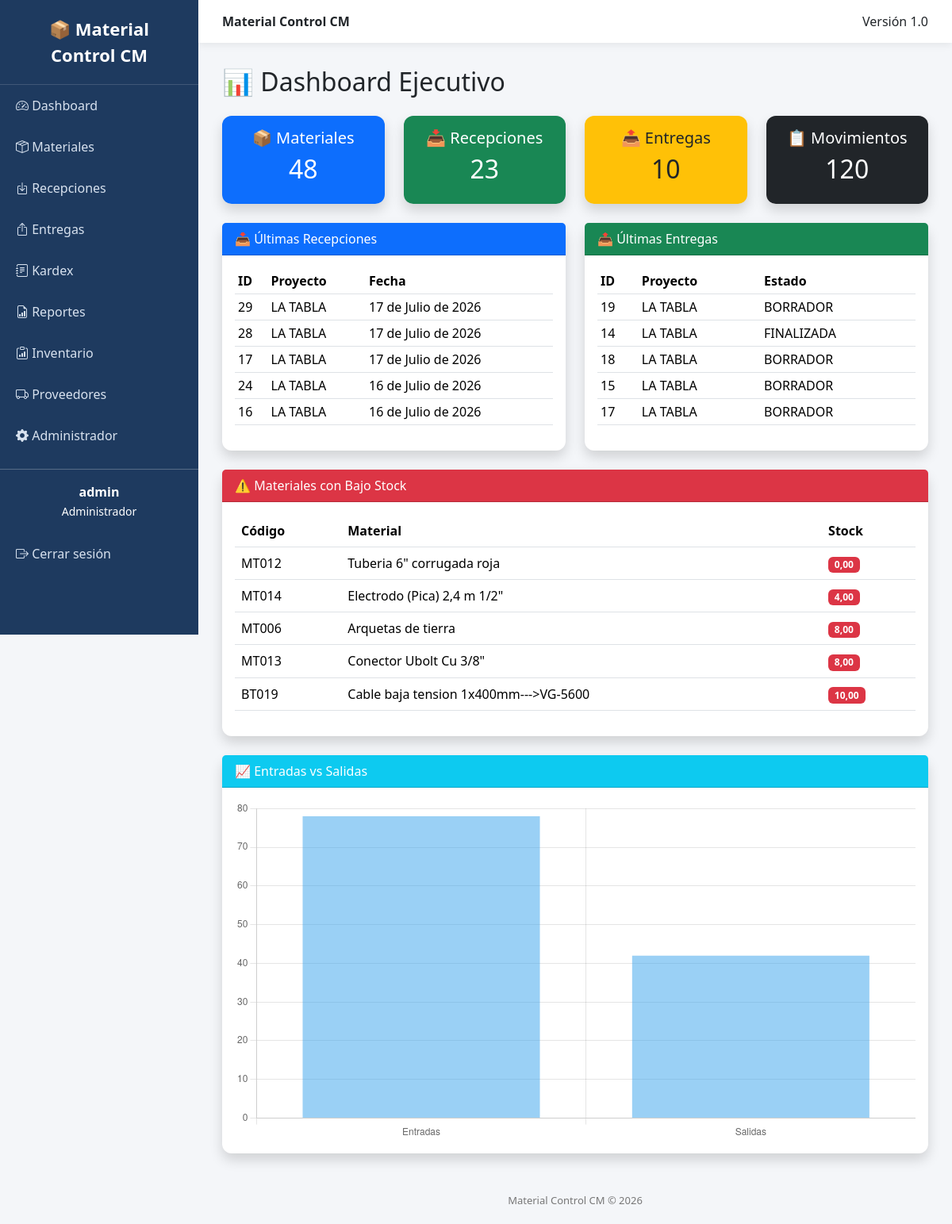
The app's page / (signed in) with its own data.
### inventory/models.py (models this page shows, shortened)
class Receipt(models.Model):
    proyecto = models.ForeignKey(
        Project,
        on_delete=models.CASCADE
    )
    proveedor = models.CharField(
        max_length=200
    )
    numero_remision = models.CharField(
        max_length=100
    )
    fecha = models.DateField()
    class Meta:
        ordering = ["-fecha", "-id"]
        verbose_name = "Recepción"
        verbose_name_plural = "Recepciones"

### projects/models.py (models this page shows)
class Project(models.Model):
    nombre = models.CharField(max_length=150)
    cliente = models.CharField(max_length=150)
    ubicacion = models.CharField(max_length=200)
    fecha_inicio = models.DateField()
    fecha_fin = models.DateField(null=True, blank=True)
    activo = models.BooleanField(default=True)
    def __str__(self):
        return self.nombre

### movements/models.py (models this page shows, shortened)
class Delivery(models.Model):
    ESTADOS = (
        ("BORRADOR", "Borrador"),
        ("FINALIZADA", "Finalizada"),
        ("ANULADA", "Anulada"),
    )
    proyecto = models.ForeignKey(
        Project,
        on_delete=models.CASCADE
    )
    responsable = models.CharField(
        max_length=150
    )
    fecha = models.DateField()
    observacion = models.TextField(
        blank=True
    )
    estado = models.CharField(
        max_length=20,
        choices=ESTADOS,
        default="BORRADOR"
    )
    class Meta:
        ordering = ["-fecha", "-id"]
        verbose_name = "Entrega"
        verbose_name_plural = "Entregas"

### materials/models.py (models this page shows, shortened)
class Material(models.Model):
    codigo = models.CharField(max_length=30, unique=True)
    nombre = models.CharField(max_length=200)
    unidad = models.CharField(max_length=20)
    stock = models.DecimalField(max_digits=12, decimal_places=2, default=0)
    activo = models.BooleanField(default=True)

### dashboard/views.py (the view)
# urls.py: path("", views.home, name="home"),
@login_required
def home(request):
    total_materiales = Material.objects.filter(
        activo=True
    ).count()
    total_recepciones = Receipt.objects.count()
    total_entregas = Delivery.objects.count()
    total_movimientos = InventoryMovement.objects.count()
    stock_bajo = Material.objects.filter(
        activo=True,
        stock__lte=10
    ).count()
    movimientos_recientes = InventoryMovement.objects.order_by(
        "-fecha"
    )[:5]
    ultimas_entregas = Delivery.objects.order_by(
        "-fecha",
        "-id"
    )[:5]
    ultimas_recepciones = Receipt.objects.order_by(
        "-fecha",
        "-id"
    )[:5]
    materiales_stock_bajo = Material.objects.filter(
        activo=True,
        stock__lte=10
    ).order_by("stock")[:5]
    tipos_movimiento = InventoryMovement.objects.values(
        "tipo"
    ).annotate(
        total=Count("id")
    )
    entradas = 0
    salidas = 0
    for item in tipos_movimiento:
        if item["tipo"] == "ENTRADA":
            entradas = item["total"]
        elif item["tipo"] == "SALIDA":
            salidas = item["total"]
    context = {
        "total_materiales": total_materiales,
        "total_recepciones": total_recepciones,
        "total_entregas": total_entregas,
        "total_movimientos": total_movimientos,
        "stock_bajo": stock_bajo,
        "movimientos_recientes": movimientos_recientes,
        "ultimas_entregas": ultimas_entregas,
        "ultimas_recepciones": ultimas_recepciones,
        "materiales_stock_bajo": materiales_stock_bajo,
        "entradas": entradas,
        "salidas": salidas,
    }
    return render(
        request,
        "dashboard.html",
        context
    )

### templates/dashboard.html (shortened to what this page needs)
{% extends "base.html" %}
{% block content %}
<h2 class="mb-4">
    📊 Dashboard Ejecutivo
</h2>
<div class="row mb-4">
    <div class="col-md-3">
        <div class="card bg-primary text-white shadow">
            <div class="card-body text-center">
                <h5>📦 Materiales</h5>
                <h2>{{ total_materiales }}</h2>
            </div>
        </div>
    </div>
    <div class="col-md-3">
        <div class="card bg-success text-white shadow">
            <div class="card-body text-center">
                <h5>📥 Recepciones</h5>
                <h2>{{ total_recepciones }}</h2>
            </div>
        </div>
    </div>
    <div class="col-md-3">
        <div class="card bg-warning text-dark shadow">
            <div class="card-body text-center">
                <h5>📤 Entregas</h5>
                <h2>{{ total_entregas }}</h2>
            </div>
        </div>
    </div>
    <div class="col-md-3">
        <div class="card bg-dark text-white shadow">
            <div class="card-body text-center">
                <h5>📋 Movimientos</h5>
                <h2>{{ total_movimientos }}</h2>
            </div>
        </div>
    </div>
</div>
<div class="row">
    <div class="col-md-6">
        <div class="card shadow mb-4">
            <div class="card-header bg-primary text-white">
                📥 Últimas Recepciones
            </div>
            <div class="card-body">
                <table class="table table-sm">
                    <thead>
                        <tr>
                            <th>ID</th>
                            <th>Proyecto</th>
                            <th>Fecha</th>
                        </tr>
                    </thead>
                    <tbody>
                    {% for r in ultimas_recepciones %}
                        <tr>
                            <td>{{ r.id }}</td>
                            <td>{{ r.proyecto }}</td>
                            <td>{{ r.fecha }}</td>
                        </tr>
                    {% empty %}
                        <tr>
                            <td colspan="3">
                                Sin registros.
                            </td>
                        </tr>
                    {% endfor %}
                    </tbody>
                </table>
            </div>
        </div>
    </div>
    <div class="col-md-6">
        <div class="card shadow mb-4">
            <div class="card-header bg-success text-white">
                📤 Últimas Entregas
            </div>
            <div class="card-body">
                <table class="table table-sm">
                    <thead>
                        <tr>
                            <th>ID</th>
                            <th>Proyecto</th>
                            <th>Estado</th>
                        </tr>
                    </thead>
                    <tbody>
                    {% for e in ultimas_entregas %}
                        <tr>
                            <td>{{ e.id }}</td>
                            <td>{{ e.proyecto }}</td>
                            <td>{{ e.estado }}</td>
                        </tr>
                    {% empty %}
                        <tr>
                            <td colspan="3">
                                Sin registros.
                            </td>
                        </tr>
                    {% endfor %}
                    </tbody>
                </table>
            </div>
        </div>
    </div>
</div>
<div class="card shadow">
    <div class="card-header bg-danger text-white">
        ⚠️ Materiales con Bajo Stock
    </div>
    <div class="card-body">
        <table class="table table-hover">
            <thead>
                <tr>
                    <th>Código</th>
                    <th>Material</th>
                    <th>Stock</th>
                </tr>
            </thead>
            <tbody>
            {% for material in materiales_stock_bajo %}
                <tr>
                    <td>{{ material.codigo }}</td>
                    <td>{{ material.nombre }}</td>
                    <td>
                        <span class="badge bg-danger">
                            {{ material.stock }}
                        </span>
                    </td>
                </tr>
            {% empty %}
                <tr>
                    <td colspan="3">
                        No existen materiales con stock bajo.
                    </td>
                </tr>
            {% endfor %}
            </tbody>
        </table>
    </div>
</div>
<div class="card shadow mt-4">
    <div class="card-header bg-info text-white">
        📈 Entradas vs Salidas
    </div>
    <div class="card-body">
        <canvas id="graficoMovimientos"></canvas>
    </div>
</div>
<script>
const ctx = document.getElementById('graficoMovimientos');
new Chart(ctx, {
    type: 'bar',
    data: {
        labels: ['Entradas', 'Salidas'],
        datasets: [{
            label: 'Cantidad de movimientos',
            data: [
                {{ entradas }},
                {{ salidas }}
            ]
        }]
    },
    options: {
        responsive: true,
        plugins: {
            legend: {
                display: false
            }
        }
    }
});
</script>
{% endblock %}

### templates/base.html (shortened to what this page needs)
{% load static %}
<!DOCTYPE html>
<html lang="es">
<head>
    <link href="https://cdn.jsdelivr.net/npm/bootstrap@5.3.7/dist/css/bootstrap.min.css" rel="stylesheet">
    <link rel="stylesheet"
          href="https://cdn.jsdelivr.net/npm/bootstrap-icons@1.11.3/font/bootstrap-icons.min.css">
    <link href="https://cdn.jsdelivr.net/npm/select2@4.1.0-rc.0/dist/css/select2.min.css" rel="stylesheet">
</head>
<body>
    <div class="sidebar">
    <div class="logo">
        📦 Material Control CM
    </div>
    <a href="/">
        <i class="bi bi-speedometer2"></i>
        Dashboard
    </a>
    {% if user.groups.all.0.name == "Administrador" or user.groups.all.0.name == "Almacenista" or user.groups.all.0.name == "Gerencia" or user.groups.all.0.name == "Consulta" %}
    <a href="/materials/">
        <i class="bi bi-box-seam"></i>
        Materiales
    </a>
    {% endif %}
    {% if user.groups.all.0.name == "Administrador" or user.groups.all.0.name == "Almacenista" or user.groups.all.0.name == "Gerencia" or user.groups.all.0.name == "Consulta" %}
    <a href="/recepciones/">
        <i class="bi bi-box-arrow-in-down"></i>
        Recepciones
    </a>
    {% endif %}
    {% if user.groups.all.0.name == "Administrador" or user.groups.all.0.name == "Almacenista" or user.groups.all.0.name == "Gerencia" or user.groups.all.0.name == "Consulta" %}
    <a href="/entregas/">
        <i class="bi bi-box-arrow-up"></i>
        Entregas
    </a>
    {% endif %}
    <a href="{% url 'kardex_list' %}">
        <i class="bi bi-journal-text"></i>
        Kardex
    </a>
    {% if user.groups.all.0.name == "Administrador" or user.groups.all.0.name == "Gerencia" %}
    <a href="{% url 'report_home' %}">
        <i class="bi bi-file-earmark-bar-graph"></i>
        Reportes
    </a>
    {% endif %}
    {% if user.groups.all.0.name == "Administrador" or user.groups.all.0.name == "Almacenista" or user.groups.all.0.name == "Gerencia" or user.groups.all.0.name == "Consulta" %}
    <a href="{% url 'inventory_list' %}">
        <i class="bi bi-clipboard-data"></i>
        Inventario
    </a>
    {% endif %}
    <a href="{% url 'supplier_list' %}">
        <i class="bi bi-truck"></i>
        Proveedores
    </a>
    {% if user.is_superuser %}
    <a href="{% url 'admin:index' %}">
        <i class="bi bi-gear-fill"></i>
        Administrador
    </a>
    {% endif %}
    <hr class="text-white">
    <div class="text-center text-white mb-3">
        <strong>{{ user.username }}</strong><br>
        <small>{{ user.groups.all.0.name }}</small>
    </div>
    <form method="post" action="{% url 'logout' %}" style="margin:0;">
        <button type="submit" class="logout-btn">
            <i class="bi bi-box-arrow-right"></i>
            Cerrar sesión
        </button>
    </form>
</div>
<div class="content">
    <div class="topbar d-flex justify-content-between">
        <div>
            <strong>Material Control CM</strong>
        </div>
        <div>
            Versión 1.0
        </div>
    </div>
    <div class="page">
        {% block content %}
        {% endblock %}
    </div>
    <footer>
        Material Control CM © 2026
    </footer>
</div>
</body>
</html>

### templates/base.html (style rules this page uses)
body { overflow-x:hidden; background:#f4f6f9; }
.sidebar { width:250px; min-height:100vh; background:#1e3a5f; position:fixed; left:0; top:0; }
.sidebar .logo { padding:20px; color:white; font-size:22px; font-weight:bold; text-align:center; border-bottom:1px solid rgba(255,255,255,.15); }
.sidebar a { color:#d8e2ef; text-decoration:none; display:block; padding:14px 20px; transition:.2s; }
.logout-btn { width:100%; border:none; background:none; color:#d8e2ef; text-align:left; padding:14px 20px; cursor:pointer; transition:.2s; }
.content { margin-left:250px; min-height:100vh; }
.topbar { background:white; padding:15px 30px; box-shadow:0 2px 10px rgba(0,0,0,.08); }
.page { padding:30px; }
.card { border:none; border-radius:12px; }
footer { color:#777; text-align:center; padding:20px; font-size:13px; }

### records on screen
Receipt: id "29", proyecto "LA TABLA", fecha "17 de Julio de 2026"
Receipt: id "28", proyecto "LA TABLA", fecha "17 de Julio de 2026"
Receipt: id "17", proyecto "LA TABLA", fecha "17 de Julio de 2026"
Receipt: id "24", proyecto "LA TABLA", fecha "16 de Julio de 2026"
Receipt: id "16", proyecto "LA TABLA", fecha "16 de Julio de 2026"
Delivery: id "19", proyecto "LA TABLA", estado "BORRADOR"
Delivery: id "14", proyecto "LA TABLA", estado "FINALIZADA"
Delivery: id "18", proyecto "LA TABLA", estado "BORRADOR"
Delivery: id "15", proyecto "LA TABLA", estado "BORRADOR"
Delivery: id "17", proyecto "LA TABLA", estado "BORRADOR"
Material: codigo "MT012", nombre "Tuberia 6\" corrugada roja", stock "0,00"
Material: codigo "MT014", nombre "Electrodo (Pica) 2,4 m 1/2\"", stock "4,00"
Material: codigo "MT006", nombre "Arquetas de tierra", stock "8,00"
Material: codigo "MT013", nombre "Conector Ubolt Cu 3/8\"", stock "8,00"
Material: codigo "BT019", nombre "Cable baja tension 1x400mm--->VG-5600", stock "10,00"

### other values on screen
{{ user.username }} "admin"
{{ user.groups.all.0.name }} "Administrador"
{{ total_materiales }} "48"
{{ total_recepciones }} "23"
{{ total_entregas }} "10"
{{ total_movimientos }} "120"
chart data {{ entradas }} 78
chart data {{ salidas }} 42
